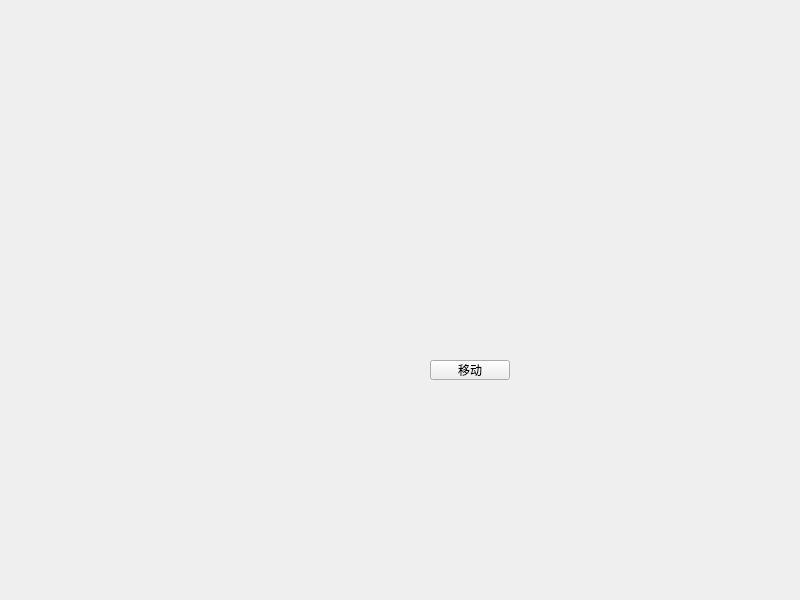
<?xml version="1.0" encoding="UTF-8"?>
<ui version="4.0">
 <class>Widget</class>
 <widget class="QWidget" name="Widget">
  <property name="geometry">
   <rect>
    <x>0</x>
    <y>0</y>
    <width>800</width>
    <height>600</height>
   </rect>
  </property>
  <property name="windowTitle">
   <string>Widget</string>
  </property>
  <widget class="QPushButton" name="pushButton">
   <property name="geometry">
    <rect>
     <x>430</x>
     <y>360</y>
     <width>80</width>
     <height>20</height>
    </rect>
   </property>
   <property name="text">
    <string>移动</string>
   </property>
  </widget>
 </widget>
 <resources/>
 <connections/>
</ui>
